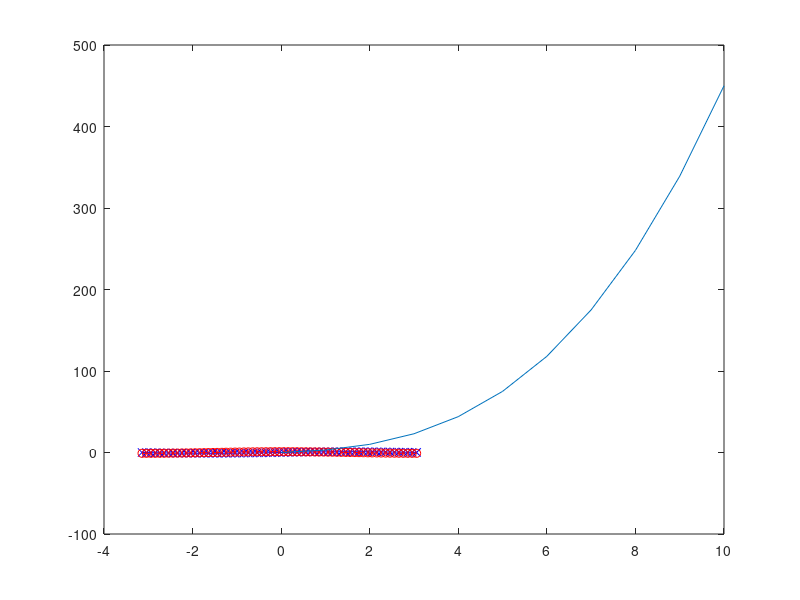

Write the MATLAB code that produced this figure.
%% conditional statments and loops 
a=-1;
if a>0
    x=0
elseif a<0
    x=1
else 
    x=2
end

%%

A=[1 2 ; 1 2];
%%
%D=randi([1 6],1,6);
%E=randi([1,6],1,6);
n=1000;
D1=0;
D2=0;

x=0;

while D1~=6 || D2~=6 %the condition of the while loop ...
    % (it loop will keep on going until the condition is met%...
    %when D1,D2 aren't equal to 6 then it will keep going 
    D1=randi(6); %makes this equation keep on going%
    D2=randi(6); 
    x=x+1; %counts how many times it took !%
end
disp(x)
disp([D1,D2])

%% day 5 of coding
x = -pi:0.1:pi;
plot(x,sin(x),'-xb');
hold on 
plot(x,cos(x),'--or');

%% 
l=10; %length of interval
N=10;%number of steps
x(1)=0;
f(1)=0;
h=l/N;


for n=1:N
    f(n+1)=f(n)+h*(n^2+n+1);
end
x=linspace(0,l,N+1);
plot(x,f);